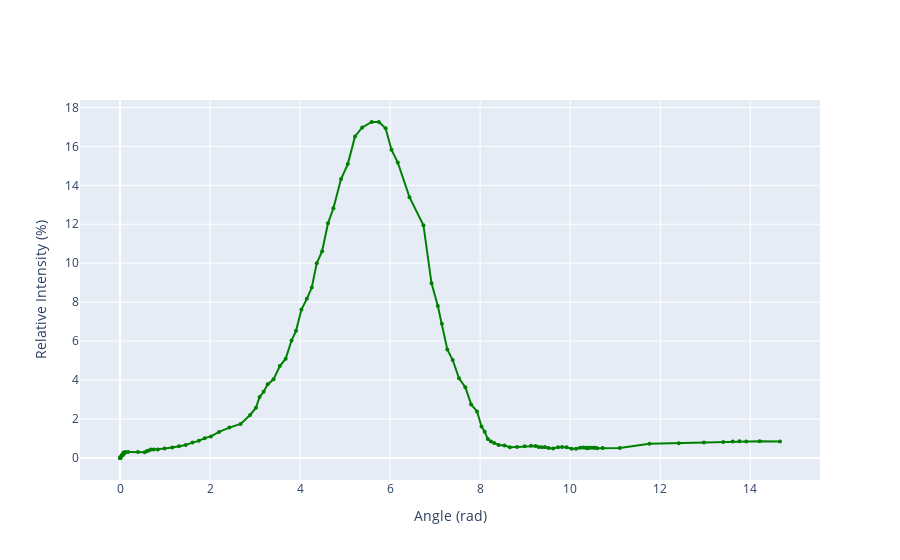

Write notebook code for a chart like this one.
### Markdown cell above
### Grafica Relative Intensity (%) vs Angle (rad) pero filtrando los datos para quitar valores espurios

### Code cell
import plotly

import plotly.graph_objects as go
import plotly.offline as pyo
from plotly.offline import init_notebook_mode
 
init_notebook_mode(connected=True)
import numpy as np
j =1
old = 0
X_filtered=[]
Y_filtered=[]
for i in X:
  if j < len(X)-1:
    j+=1
    if (X[j] is not None and Y[j] is not None):
      if (float(X[j]) <20 and float(Y[j]) <30 and float(X[j]) != old ):
        old = float(X[j])
        X_filtered.append(float(X[j]))
        Y_filtered.append(float(Y[j]))
fig = go.Figure(data=go.Scatter(x=X_filtered, y=Y_filtered, mode='lines+markers',marker=dict(color='green',symbol='circle', size=4,)))
fig.update_layout(xaxis_title="Angle (rad)",yaxis_title="Relative Intensity (%)")
fig.show()

### Figure 1 — Plotly figure (JSON) as saved in the notebook; plotly's stock layout.template omitted (floating-point values rounded to 4 significant figures)
{"data": [{"marker": {"color": "green", "size": 4, "symbol": "circle"}, "mode": "lines+markers", "type": "scatter", "x": [-4.34e-19, 0, 0.01, 0, 0.01, 0.02, 0.03, 0.04, 0.05, 0.06, 0.07, 0.08, 0.09, 0.1, 0.12, 0.18, 0.4, 0.55, 0.6, 0.64, 0.69, 0.75, 0.84, 0.99, 1.16, 1.31, 1.46, 1.61, 1.75, 1.88, 2.02, 2.2, 2.43, 2.68, 2.89, 3.02, 3.1, 3.19, 3.28, 3.41, 3.55, 3.68, 3.81, 3.91, 4.03, 4.15, 4.26, 4.37, 4.49, 4.62, 4.74, 4.91, 5.06, 5.22, 5.38, 5.59, 5.75, 5.9, 6.03, 6.17, 6.43, 6.74, 6.92, 7.06, 7.15, 7.27, 7.39, 7.53, 7.67, 7.8, 7.93, 8.03, 8.1, 8.17, 8.24, 8.31, 8.41, 8.54, 8.66, 8.82, 8.99, 9.13, 9.23, 9.3, 9.37, 9.44, 9.52, 9.62, 9.73, 9.82, 9.92, 10.03, 10.13, 10.22, 10.29, 10.34, 10.37, 10.38, 10.41, 10.45, 10.51, 10.55, 10.6, 10.72, 11.1, 11.76, 12.41, 12.97, 13.4, 13.61, 13.76, 13.91, 14.21, 14.66], "y": [0, 0, 0, 0, 0, 0.07, 0.11, 0.13, 0.18, 0.14, 0.19, 0.28, 0.24, 0.25, 0.31, 0.31, 0.31, 0.3, 0.36, 0.38, 0.44, 0.43, 0.44, 0.49, 0.54, 0.6, 0.67, 0.79, 0.88, 1.02, 1.11, 1.34, 1.56, 1.75, 2.21, 2.58, 3.13, 3.4, 3.78, 4.04, 4.72, 5.1, 6.03, 6.53, 7.62, 8.17, 8.75, 10, 10.62, 12.05, 12.82, 14.32, 15.09, 16.51, 16.97, 17.25, 17.25, 16.93, 15.83, 15.17, 13.39, 11.95, 8.97, 7.8, 6.89, 5.57, 5.03, 4.09, 3.63, 2.75, 2.39, 1.62, 1.35, 0.97, 0.85, 0.77, 0.67, 0.64, 0.55, 0.57, 0.6, 0.63, 0.61, 0.57, 0.55, 0.56, 0.51, 0.49, 0.55, 0.56, 0.55, 0.48, 0.48, 0.53, 0.54, 0.52, 0.52, 0.5, 0.53, 0.52, 0.53, 0.52, 0.5, 0.51, 0.51, 0.73, 0.76, 0.8, 0.82, 0.85, 0.86, 0.85, 0.86, 0.85]}], "layout": {"autosize": true, "xaxis": {"autorange": true, "range": [-0.8726, 15.53], "title": {"text": "Angle (rad)"}, "type": "linear"}, "yaxis": {"autorange": true, "range": [-1.327, 18.58], "title": {"text": "Relative Intensity (%)"}, "type": "linear"}}}
